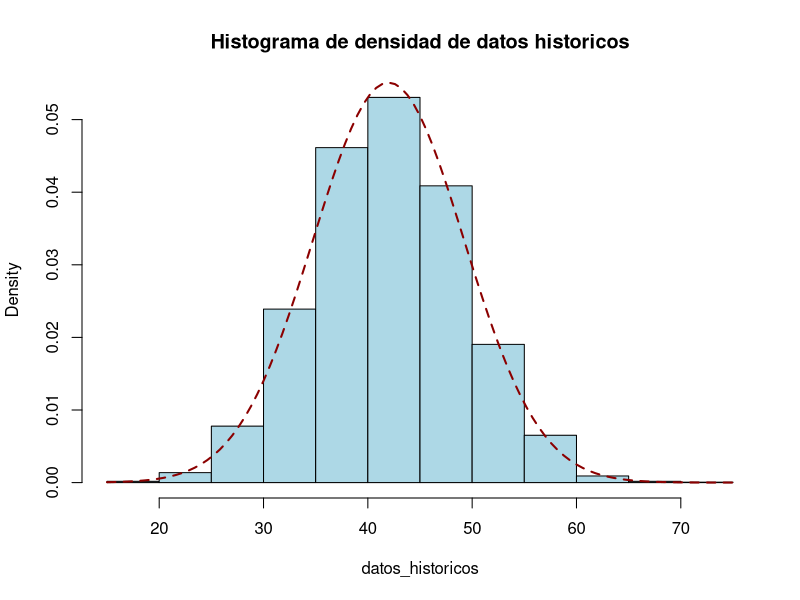
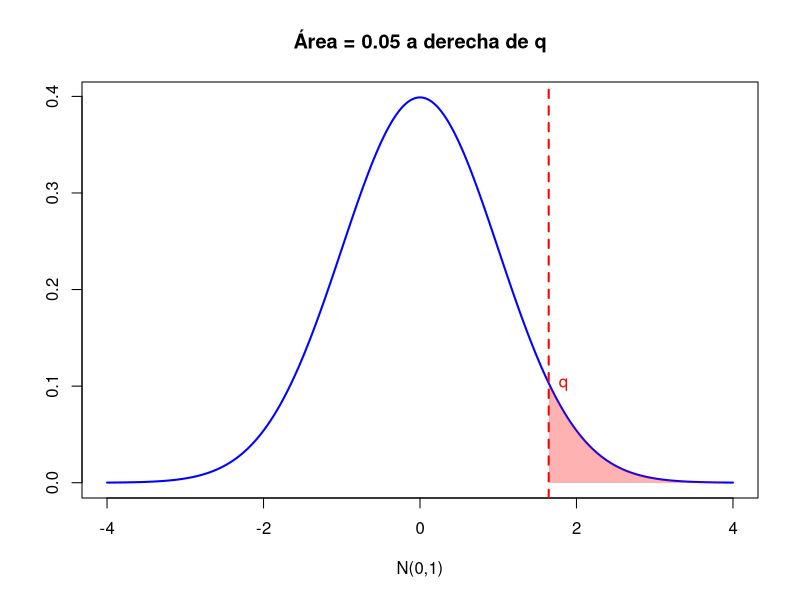

These figures' R source, in order:
## ---- chunk 1
set.seed(1234)
datos_historicos = read.csv("datos_historicos.csv")$play.delay
datos_nueva_version = read.csv("datos_nueva_version.csv")$play.delay

## ---- chunk 2
media_muestral <- round(mean(datos_historicos),2)
var_muestral <- round(var(datos_historicos),2)

## ---- chunk 3
hist(datos_historicos, prob = TRUE, col = "lightblue", main = "Histograma de densidad de datos historicos")
curve(dnorm(x, mean = media_muestral, sd = sqrt(var_muestral)), lwd = 2, lty = 2, add = TRUE, col = "darkred")

## ---- chunk 4

mu_estimado = round(mean(datos_nueva_version),2)

## ---- chunk 5
alpha <- 0.05
q <- qnorm(1-alpha, mean = 0, sd = 1)
## ---- chunk 6
media <- 0
desvio <- 1
x <- seq(-4, 4, length = 1000)
y <- dnorm(x, mean = media, sd = desvio)

# Graficamos la curva normal
plot(x, y, type = "l", lwd = 2, col = "blue",
     xlab = "N(0,1)", ylab = "", 
     main = paste("Área =", alpha, "a derecha de q"))

# Sombrear el área correspondiente
x_somb <- seq( q, 4, length = 1000)
y_somb <- dnorm(x_somb, mean = media, sd = desvio)

polygon(c(x_somb, rev(x_somb)), 
        c(y_somb, rep(0, length(y_somb))), 
        col = rgb(1, 0, 0, 0.3), border = NA)

# Línea vertical en q
abline(v = q, col = "red", lwd = 2, lty = 2)
text(q, dnorm(q), labels = sprintf("q"), pos = 4, col = "red")

